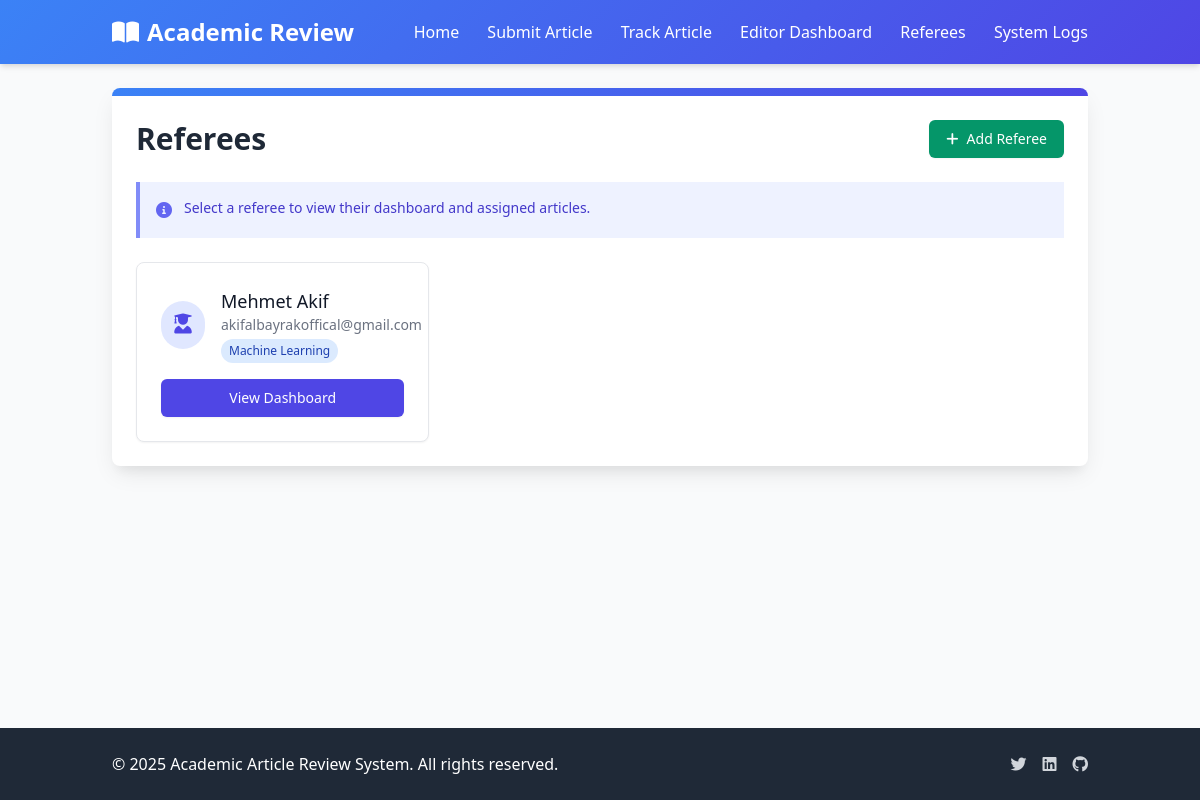
Page /referees/ on the earlier database version.
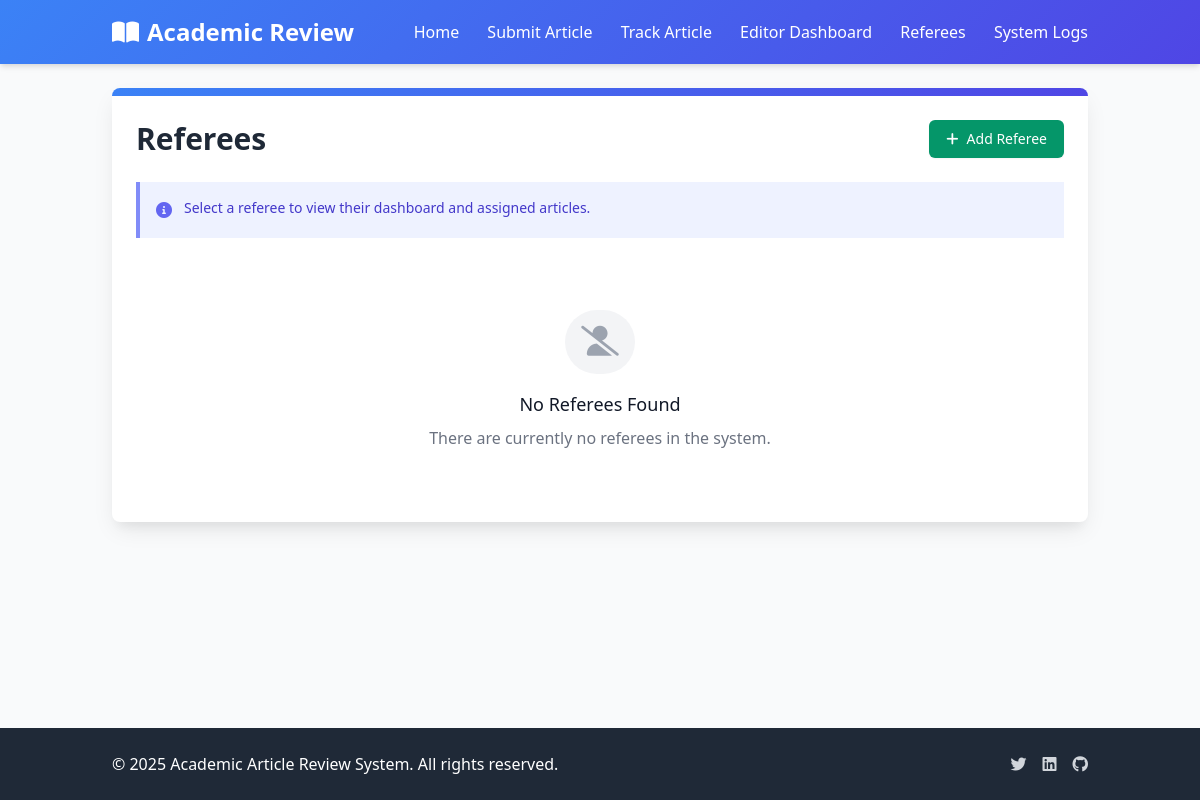
Same page on the later database version.
### articles/models.py (models this page shows, shortened)
class Referee(models.Model):
    user = models.OneToOneField(User, on_delete=models.CASCADE)
    specialization = models.CharField(max_length=255, blank=True, help_text="Referee's area of expertise (e.g., Machine Learning, Data Science)")

### articles/views.py (the view)
# urls.py: path('referees/', views.referee_list, name='referee_list'),
def referee_list(request):
    referees = Referee.objects.all()
    return render(request, 'articles/referee/list.html', {'referees': referees})

### templates/articles/referee/list.html
{% extends 'articles/base.html' %}
{% block content %}
<div class="max-w-6xl mx-auto">
    <div class="bg-white rounded-lg shadow-card overflow-hidden">
        <div class="gradient-bg h-2"></div>
        <div class="p-6">
            <div class="flex justify-between items-center mb-6">
                <h1 class="text-3xl font-bold text-gray-800">Referees</h1>
                <a href="{% url 'add_referee' %}" class="inline-flex items-center px-4 py-2 border border-transparent text-sm font-medium rounded-md shadow-sm text-white bg-green-600 hover:bg-green-700 focus:outline-none focus:ring-2 focus:ring-offset-2 focus:ring-green-500">
                    <i class="fas fa-plus mr-2"></i> Add Referee
                </a>
            </div>
            <div class="bg-indigo-50 border-l-4 border-indigo-400 p-4 mb-6">
                <div class="flex">
                    <div class="flex-shrink-0">
                        <i class="fas fa-info-circle text-indigo-500"></i>
                    </div>
                    <div class="ml-3">
                        <p class="text-sm text-indigo-700">
                            Select a referee to view their dashboard and assigned articles.
                        </p>
                    </div>
                </div>
            </div>
            <div class="grid grid-cols-1 md:grid-cols-3 gap-6">
                {% for referee in referees %}
                <div class="bg-white rounded-lg border border-gray-200 shadow-sm overflow-hidden hover:shadow-md transition-shadow">
                    <div class="p-6">
                        <div class="flex items-center mb-4">
                            <div class="bg-indigo-100 rounded-full p-3 mr-4">
                                <i class="fas fa-user-graduate text-indigo-600 text-xl"></i>
                            </div>
                            <div>
                                <h3 class="text-lg font-medium text-gray-900">{{ referee.user.username }}</h3>
                                <p class="text-sm text-gray-500">{{ referee.user.email }}</p>
                                {% if referee.specialization %}
                                <p class="text-xs mt-1 bg-blue-100 text-blue-800 px-2 py-1 rounded-full inline-block">
                                    {{ referee.specialization }}
                                </p>
                                {% endif %}
                            </div>
                        </div>
                        <div class="mt-4">
                            <a href="{% url 'referee_dashboard' referee.id %}" class="w-full inline-flex justify-center items-center px-4 py-2 border border-transparent text-sm font-medium rounded-md shadow-sm text-white bg-indigo-600 hover:bg-indigo-700 focus:outline-none focus:ring-2 focus:ring-offset-2 focus:ring-indigo-500">
                                View Dashboard
                            </a>
                        </div>
                    </div>
                </div>
                {% empty %}
                <div class="md:col-span-3 text-center py-12">
                    <div class="inline-block p-4 rounded-full bg-gray-100 mb-4">
                        <i class="fas fa-user-slash text-gray-400 text-3xl"></i>
                    </div>
                    <h3 class="text-lg font-medium text-gray-900">No Referees Found</h3>
                    <p class="text-gray-500 mt-2">There are currently no referees in the system.</p>
                </div>
                {% endfor %}
            </div>
        </div>
    </div>
</div>
{% endblock %}

Differences in the rows shown:
removed Referee: user.username "Mehmet Akif", user.email "akifalbayrakoffical@gmail.com", specialization "Machine Learning"
Other differences:
text now shown: "No Referees Found There are currently no referees in the system."
